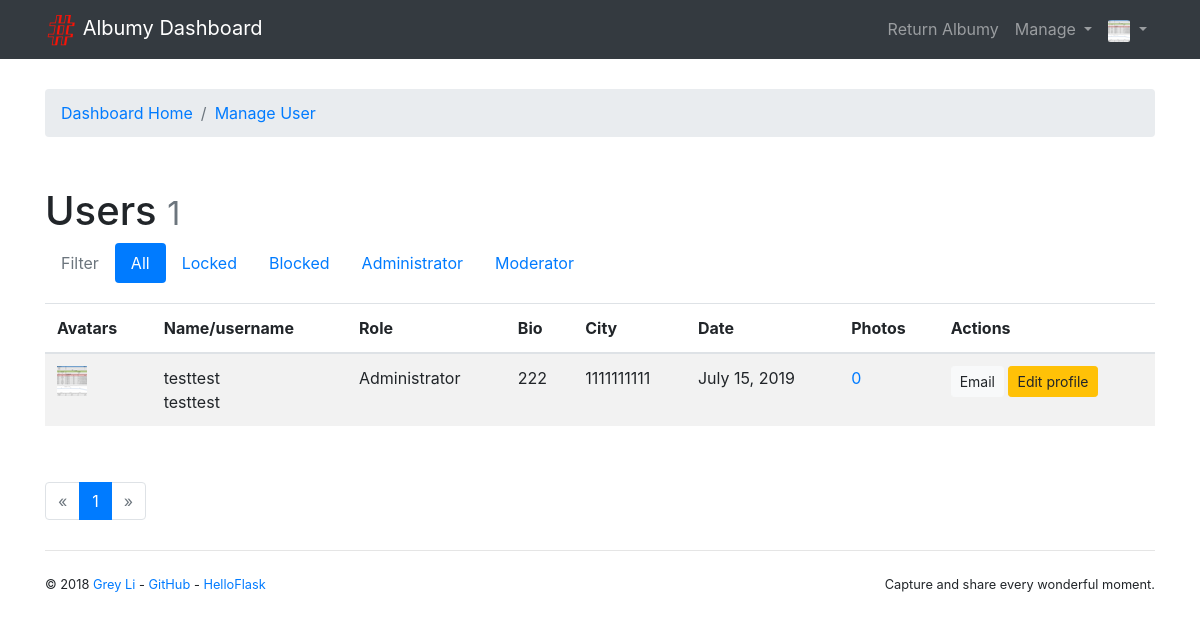
The app's page /admin/manage/user (signed in) with its own data.
### auth/models.py (models this page shows, shortened)
@whooshee.register_model('name', 'username')
class User(db.Model, UserMixin):
    id = db.Column(db.Integer, primary_key=True)
    username = db.Column(db.String(20), unique=True, index=True)
    email = db.Column(db.String(254), unique=True, index=True)
    password_hash = db.Column(db.String(128))
    name = db.Column(db.String(30))
    website = db.Column(db.String(255))
    bio = db.Column(db.String(120))
    location = db.Column(db.String(50))
    member_since = db.Column(db.DateTime, default=datetime.utcnow)
    avatar_s = db.Column(db.String(64))
    avatar_m = db.Column(db.String(64))
    avatar_l = db.Column(db.String(64))
    avatar_raw = db.Column(db.String(64))
    confirmed = db.Column(db.Boolean, default=False)
    locked = db.Column(db.Boolean, default=False)
    active = db.Column(db.Boolean, default=True)
    role_id = db.Column(db.Integer, db.ForeignKey('role.id'))
    role = db.relationship('Role', back_populates='users')
    @property
    def is_admin(self):
        return self.role.name == 'Administrator'
    @property
    def is_active(self):
        return self.active
    def can(self, permission_name):
        permission = Permission.query.filter_by(name=permission_name).first()
        return permission is not None and self.role is not None and permission in self.role.permissions

class Role(db.Model):
    id = db.Column(db.Integer, primary_key=True)
    name = db.Column(db.String(30), unique=True)
    users = db.relationship('User', back_populates='role')
    permissions = db.relationship('Permission', secondary=roles_permissions, back_populates='roles')

### admin/views.py (the view)
@admin_bp.route('/manage/user')
@login_required
@permission_required('MODERATE')
def manage_user():
    filter_rule = request.args.get('filter', 'all')  # 'all', 'locked', 'blocked', 'administrator', 'moderator'
    page = request.args.get('page', 1, type=int)
    per_page = current_app.config['ALBUMY_MANAGE_USER_PER_PAGE']
    administrator = Role.query.filter_by(name='Administrator').first()
    moderator = Role.query.filter_by(name='Moderator').first()
    if filter_rule == 'locked':
        filtered_users = User.query.filter_by(locked=True)
    elif filter_rule == 'blocked':
        filtered_users = User.query.filter_by(active=False)
    elif filter_rule == 'administrator':
        filtered_users = User.query.filter_by(role=administrator)
    elif filter_rule == 'moderator':
        filtered_users = User.query.filter_by(role=moderator)
    else:
        filtered_users = User.query
    pagination = filtered_users.order_by(User.member_since.desc()).paginate(page, per_page)
    users = pagination.items
    return render_template('admin/manage_user.html', pagination=pagination, users=users)

### extensions.py (called while the page is built)
@login_manager.user_loader
def load_user(user_id):
    from auth.models import User
    user = User.query.get(int(user_id))
    return user

### templates/admin/manage_user.html (shortened to what this page needs)
{% extends 'admin/index.html' %}
{% from 'bootstrap/pagination.html' import render_pagination %}
{% block content %}
    <nav aria-label="breadcrumb">
        <ol class="breadcrumb">
            {{ render_breadcrumb_item('admin.index', 'Dashboard Home') }}
            {{ render_breadcrumb_item('admin.manage_user', 'Manage User') }}
        </ol>
    </nav>
    <div class="page-header">
        <h1>Users
            <small class="text-muted">{{ pagination.total }}</small>
        </h1>
        <ul class="nav nav-pills">
            <li class="nav-item">
                <a class="nav-link disabled" href="#">Filter </a>
            </li>
            <li class="nav-item">
                <a class="nav-link {% if request.args.get('filter', 'all') == 'all' %}active{% endif %}"
                   href="{{ url_for('admin.manage_user', filter='all') }}">All</a>
            </li>
            <li class="nav-item">
                <a class="nav-link {% if request.args.get('filter') == 'locked' %}active{% endif %}"
                   href="{{ url_for('admin.manage_user', filter='locked') }}">Locked</a>
            </li>
            <li class="nav-item">
                <a class="nav-link {% if request.args.get('filter') == 'blocked' %}active{% endif %}"
                   href="{{ url_for('admin.manage_user', filter='blocked') }}">Blocked</a>
            </li>
            <li class="nav-item">
                <a class="nav-link {% if request.args.get('filter') == 'administrator' %}active{% endif %}"
                   href="{{ url_for('admin.manage_user', filter='administrator') }}">Administrator</a>
            </li>
            <li class="nav-item">
                <a class="nav-link {% if request.args.get('filter') == 'moderator' %}active{% endif %}"
                   href="{{ url_for('admin.manage_user', filter='moderator') }}">Moderator</a>
            </li>
        </ul>
    </div>
    {% if users %}
        <table class="table table-striped">
            <thead>
            <tr>
                <th>Avatars</th>
                <th>Name/username</th>
                <th>Role</th>
                <th>Bio</th>
                <th>City</th>
                <th>Date</th>
                <th>Photos</th>
                <th>Actions</th>
            </tr>
            </thead>
            {% for user in users %}
                <tr>
                    <td><img src="{{ url_for('main.get_avatar', filename=user.avatar_s) }}"></td>
                    <td>{{ user.name }}<br>{{ user.username }}</td>
                    <td>{{ user.role.name }}</td>
                    <td>{{ user.bio }}</td>
                    <td>{{ user.location }}</td>
                    <td>{{ moment(user.member_since).format('LL') }}</td>
                    <td>
                        <a href="{{ url_for('user.index', username=user.username) }}">{{ user.photos|length }}</a>
                    </td>
                    <td>
                        <a class="btn btn-light btn-sm" href="mailto:{{ user.email }}">Email</a>
                        {% if current_user.is_admin %}
                            <a class="btn btn-warning btn-sm"
                               href="{{ url_for('admin.edit_profile_admin', user_id=user.id) }}">Edit
                                profile</a>
                        {% endif %}
                    </td>
                </tr>
            {% endfor %}
        </table>
        <div class="page-footer">{{ render_pagination(pagination) }}</div>
    {% else %}
        <div class="tip"><h5>No users.</h5></div>
    {% endif %}
{% endblock %}

### templates/admin/index.html (shortened to what this page needs)
{% extends 'base.html' %}
{% from 'bootstrap/nav.html' import render_breadcrumb_item %}
{% block navbar %}
    <nav class="navbar navbar-expand-lg navbar-dark bg-dark">
        <div class="container">
            <a class="navbar-brand" href="{{ url_for('admin.index') }}">
                <img src="{{ url_for('static', filename='favicon.ico') }}" alt="Albumy"> Albumy Dashboard
            </a>
            <div class="collapse navbar-collapse" id="navbarColor01">
                <div class="navbar-nav ml-auto">
                    {{ render_nav_item('main.index', 'Return Albumy') }}
                    <div class="dropdown nav-item">
                        <a href="#" class="nav-link dropdown-toggle" data-toggle="dropdown" role="button"
                           aria-expanded="false">Manage
                        </a>
                    </div>
                    <div class="dropdown nav-item">
                        <a href="#" class="nav-link dropdown-toggle" data-toggle="dropdown" role="button"
                           aria-expanded="false">
                            <img class="avatar-xs"
                                 src="{{ url_for('main.get_avatar', filename=current_user.avatar_s) }}">
                        </a>
                    </div>
                </div>
            </div>
        </div>
    </nav>
{% endblock %}

### static/css/style.css (style rules this page uses)
.page-header { padding-top: 20px; padding-bottom: 20px; }
.page-footer { padding-top: 40px; }
nav { margin-bottom: 30px; }
.avatar-xs { width: 22px; height: 22px; border-radius: 2px; }

### records on screen
User: avatar_s (picture), name "testtest", username "testtest", role.name "Administrator", bio "222", location "1111111111", member_since "July 15, 2019", photos|length "0"

### other values on screen
{{ render_nav_item('main.index', 'Return Albumy') }} "Return Albumy"
{{ render_breadcrumb_item('admin.index', 'Dashboard Home') }} "Dashboard Home"
{{ render_breadcrumb_item('admin.manage_user', 'Manage User') }} "Manage User"
{{ pagination.total }} "1"
{{ render_pagination(pagination) }} "« 1 »"
